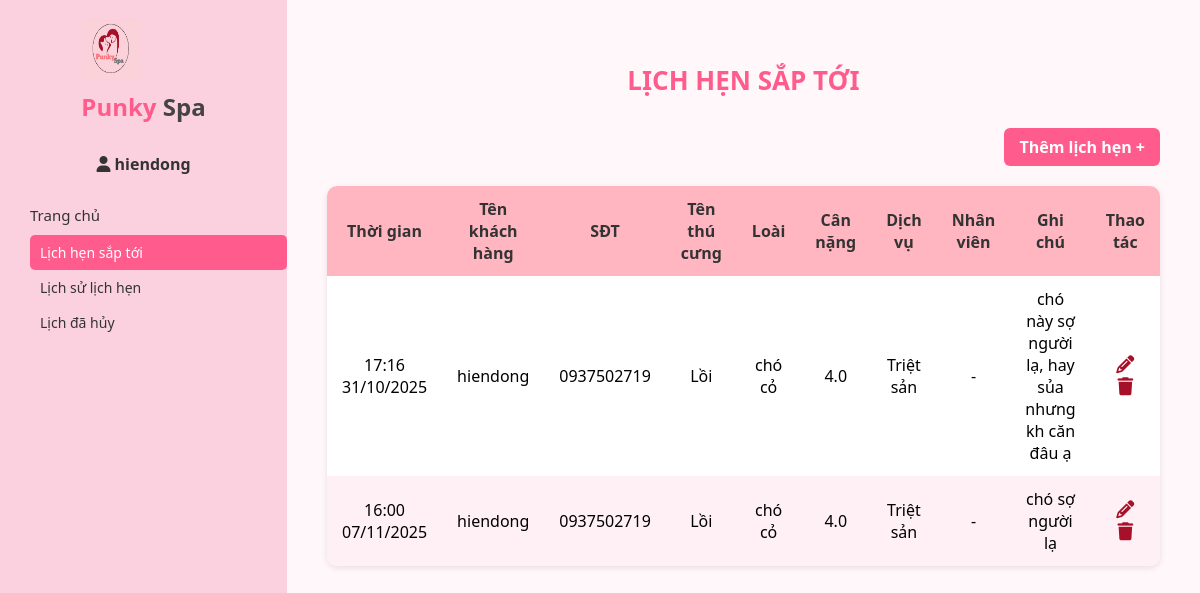
The page /lich-hen/sap-toi/ (signed in) on the database as committed earlier.
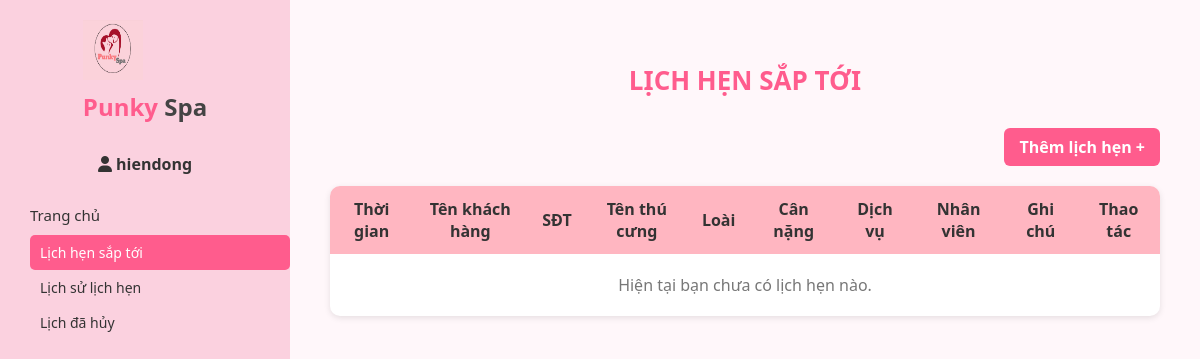
The same page on the database as committed later.
### LichHen/models.py (models this page shows, shortened)
class LichHen(models.Model):
    phone_validator = RegexValidator(
        regex=r'^\d{10}$',
        message="Số điện thoại phải gồm đúng 10 chữ số."
    )
    TRANG_THAI_CHOICES = [
        ('sap_toi', 'Sắp tới'),
        ('hoan_thanh', 'Hoàn thành'),
        ('huy', 'Đã hủy'),
    ]
    khach_hang = models.ForeignKey(
        KhachHang,
        on_delete=models.CASCADE,
        help_text="Khách hàng đặt lịch hẹn."
    )
    thu_cung = models.ForeignKey(
        ThuCung,
        on_delete=models.CASCADE,
        help_text="Thú cưng được chăm sóc."
    )
    nhan_vien = models.ForeignKey(
        NhanVien,
        on_delete=models.SET_NULL,
        null=True, blank=True,
        help_text="Nhân viên phụ trách dịch vụ."
    )
    so_dien_thoai = models.CharField(
        max_length=10,
        validators=[phone_validator],
        blank=False,  # ❌ không được để trống
        null=False,  # ❌ không được null
        verbose_name="Số điện thoại"
    )
    thoi_gian = models.DateTimeField(help_text="Thời gian thực hiện dịch vụ.")
    ghi_chu = models.TextField(blank=True, help_text="Ghi chú đặc biệt của khách hàng.")
    trang_thai = models.CharField(max_length=20, choices=TRANG_THAI_CHOICES, default='sap_toi')
    ly_do_huy = models.TextField(blank=True, null=True)

class DV_LichHen(models.Model):
    lich_hen = models.ForeignKey(LichHen, on_delete=models.CASCADE)
    dich_vu = models.ForeignKey('DV.DichVu', on_delete=models.CASCADE)

### TK/models.py (models this page shows, shortened)
class KhachHang(models.Model):
    user = models.OneToOneField(User, on_delete=models.CASCADE, null=True, blank=True)
    ho_ten = models.CharField(max_length=100, blank=True)
    so_dien_thoai = models.CharField(max_length=15)
    dia_chi = models.CharField(max_length=255)
    gioi_tinh = models.CharField(max_length=1, choices=[('M', 'Nam'), ('F', 'Nữ')])
    ngay_sinh = models.DateField(null=True, blank=True)
    email = models.EmailField(max_length=255, blank=True)
    ngay_tham_gia = models.DateField(auto_now_add=True)

class ThuCung(models.Model):
    khach_hang = models.ForeignKey(KhachHang, on_delete=models.CASCADE)
    ten_thucung = models.CharField(max_length=100)
    loai = models.CharField(max_length=100)
    tuoi = models.IntegerField()
    can_nang = models.FloatField(null=True, blank=True)
    ghi_chu = models.TextField(blank=True)

### DV/models.py (models this page shows, shortened)
class DichVu(models.Model):
    ten_dich_vu = models.CharField(max_length=100, verbose_name="Tên dịch vụ")
    mo_ta = models.TextField(verbose_name="Mô tả", blank=True)
    gia = models.DecimalField(max_digits=10, decimal_places=2, verbose_name="Giá")
    hinh_anh = models.ImageField(upload_to="dichvu/", blank=True, null=True, verbose_name="Hình ảnh")

### LichHen/views.py (the view)
# urls.py: path('sap-toi/', views.lich_hen_sap_toi, name='lich_hen_sap_toi'),
@login_required(login_url='/dangnhap/')
def lich_hen_sap_toi(request):
    khach_hang = KhachHang.objects.filter(user=request.user).first()
    if not khach_hang:
        messages.error(request, "Tài khoản này chưa có thông tin khách hàng.")
        return render(request, 'lichhen/lich_hen_sap_toi.html', {'lich_hens': []})
    lich_hens = LichHen.objects.filter(
        khach_hang_id=khach_hang.id,
        trang_thai='sap_toi'
    ).select_related('thu_cung', 'khach_hang').order_by('thoi_gian')
    return render(request, 'lichhen/lich_hen_sap_toi.html', {'lich_hens': lich_hens})

### TB/context_processors.py (called while the page is built)
def thong_bao_moi(request):
    thong_baos_moi = []
    if request.user.is_authenticated:
        thong_baos_moi = ThongBao.objects.filter(
            nguoi_nhan=request.user, da_doc=False
        ).order_by('-ngay_tao')[:5]
    return {'thong_baos_moi': thong_baos_moi}

### LichHen/templates/lichhen/lich_hen_sap_toi.html (shortened to what this page needs)
{% load static %}
{% load humanize %}
<!DOCTYPE html>
<html lang="vi">
<head>
  <link rel="stylesheet" href="{% static 'lichhen/style.css' %}">
  <link rel="stylesheet" href="https://cdnjs.cloudflare.com/ajax/libs/font-awesome/6.5.0/css/all.min.css">
</head>
<body>
<div class="container">
  <aside class="sidebar">
    <div class="logo">
      <img src="{% static 'trangchu/logo.png' %}" alt="Punky Spa">
      <h2><span class="pink">Punky</span> Spa</h2>
    </div>
    <div class="user-info">
      <i class="fa fa-user"></i> {{ request.user.username }}
    </div>
    <nav>
      <a href="{% url 'home' %}">Trang chủ</a>
      <div class="dropdown-content">
        <a href="{% url 'lich_hen_sap_toi' %}" class="active">Lịch hẹn sắp tới</a>
        <a href="{% url 'lich_su_lich_hen' %}">Lịch sử lịch hẹn</a>
        <a href="{% url 'lich_da_huy' %}">Lịch đã hủy</a>
      </div>
    </nav>
  </aside>
  <div class="main-content">
    <h2>Lịch hẹn sắp tới</h2>
    <a href="{% url 'them_lich_hen' %}" class="btn-add">Thêm lịch hẹn +</a>
    <table>
      <thead>
        <tr>
          <th>Thời gian</th>
          <th>Tên khách hàng</th>
          <th>SĐT</th>
          <th>Tên thú cưng</th>
          <th>Loài</th>
          <th>Cân nặng</th>
          <th>Dịch vụ</th>
          <th>Nhân viên</th>
          <th>Ghi chú</th>
          <th>Thao tác</th>
        </tr>
      </thead>
      <tbody>
        {% for lich in lich_hens %}
        <tr>
          <td>{{ lich.thoi_gian|date:"H:i d/m/Y" }}</td>
          <td>{{ lich.khach_hang.ho_ten }}</td>
          <td>{{ lich.so_dien_thoai }}</td>
          <td>{{ lich.thu_cung.ten_thucung }}</td>
          <td>{{ lich.thu_cung.loai }}</td>
          <td>{{ lich.thu_cung.can_nang }}</td>
          <td>
            {% for dv in lich.dv_lichhen_set.all %}
              {{ dv.dich_vu.ten_dich_vu }}{% if not forloop.last %}, {% endif %}
            {% empty %}-{% endfor %}
          </td>
          <td>{% if lich.nhan_vien %}{{ lich.nhan_vien.ho_ten }}{% else %}-{% endif %}</td>
          <td>{{ lich.ghi_chu|default:"-" }}</td>
          <td class="action-icons">
            <a href="{% url 'sua_lich_hen' lich.id %}" title="Chỉnh sửa lịch hẹn"><i class="fa fa-pencil"></i></a>
            <a href="{% url 'xoa_lich_hen' lich.id %}" title="Hủy lịch hẹn" style="text-decoration:none;color:#a61028;">
              <i class="fa fa-trash"></i>
            </a>
          </td>
        </tr>
        {% empty %}
        <tr><td colspan="10" class="no-data">Hiện tại bạn chưa có lịch hẹn nào.</td></tr>
        {% endfor %}
      </tbody>
    </table>
  </div>
</div>
</body>
</html>

Rows that differ between the two databases and show on the page:
no longer on this page (row edited): LichHen: thoi_gian "17:16 31/10/2025", khach_hang.ho_ten "hiendong", so_dien_thoai "0937502719", thu_cung.ten_thucung "Lồi", thu_cung.loai "chó cỏ", thu_cung.can_nang "4.0", ghi_chu "chó này sợ người lạ, hay sủa nhưng kh căn đâu ạ"
removed DV_LichHen: dich_vu.ten_dich_vu "Triệt sản", shown under "17:16 31/10/2025"
no longer on this page (row edited): LichHen: thoi_gian "16:00 07/11/2025", khach_hang.ho_ten "hiendong", so_dien_thoai "0937502719", thu_cung.ten_thucung "Lồi", thu_cung.loai "chó cỏ", thu_cung.can_nang "4.0", ghi_chu "chó sợ người lạ"
no longer on this page (row unchanged): DV_LichHen: dich_vu.ten_dich_vu "Triệt sản", shown under "16:00 07/11/2025"
Other text that changed with them:
text now shown: "Hiện tại bạn chưa có lịch hẹn nào."
